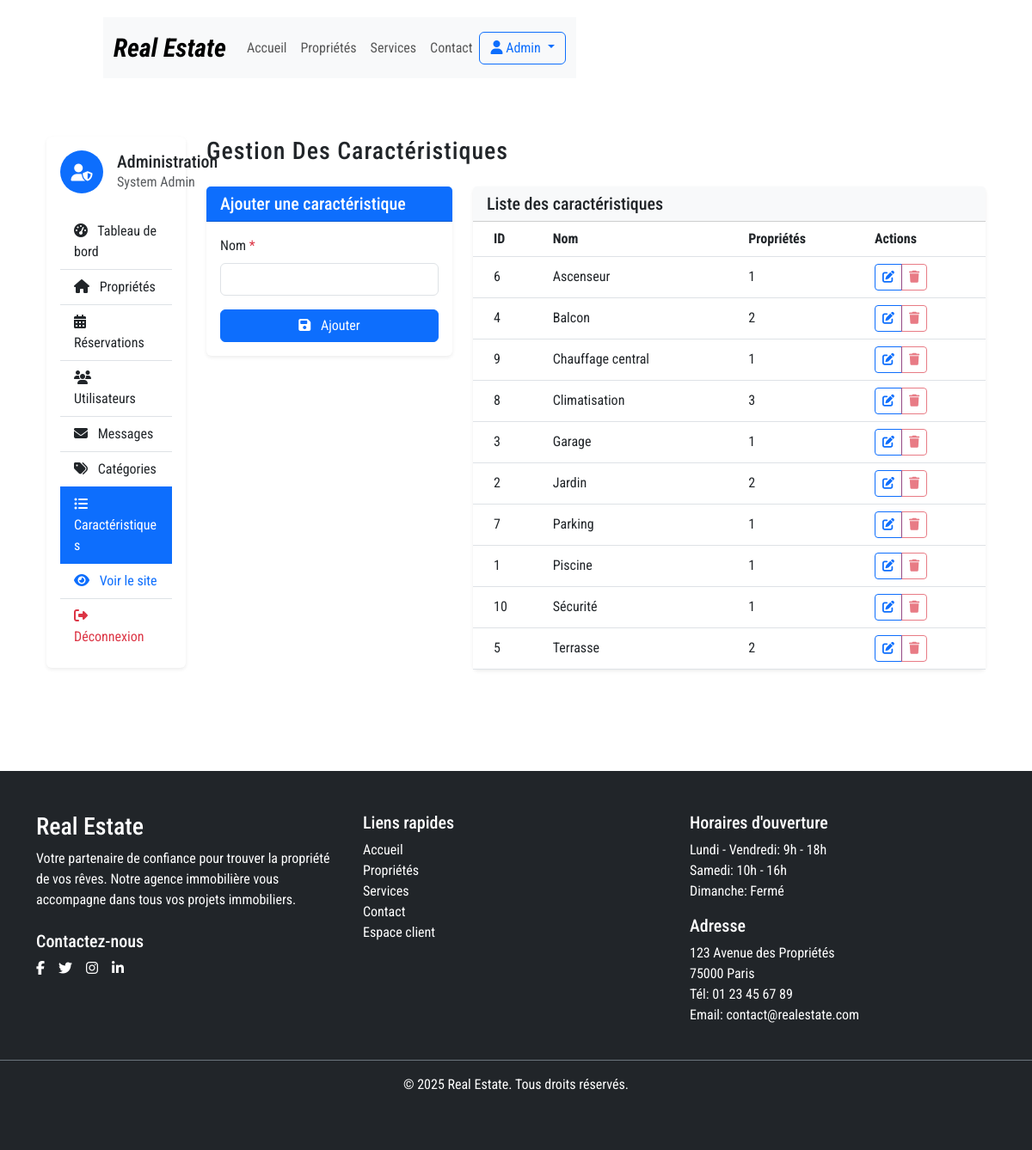
Screenshot of /admin/caracteristiques.php (signed in) with the database file from the repository.
### tables this page shows
CREATE TABLE IF NOT EXISTS caracteristiques (
    id INT AUTO_INCREMENT PRIMARY KEY,
    nom VARCHAR(100) NOT NULL
);

### includes/functions.php (called while the page is built, shortened)
<?php
function getCaracteristiques($pdo) {
    $sql = "SELECT * FROM caracteristiques ORDER BY nom";
    $stmt = $pdo->prepare($sql);
    $stmt->execute();
    return $stmt->fetchAll();
}
function countPropertiesByCaracteristique($pdo, $id_caracteristique) {
    $sql = "SELECT COUNT(*) FROM proprietes_caracteristiques WHERE id_caracteristique = :id_caracteristique";
    $stmt = $pdo->prepare($sql);
    $stmt->bindParam(':id_caracteristique', $id_caracteristique, PDO::PARAM_INT);
    $stmt->execute();
    return $stmt->fetchColumn();
}

### admin/caracteristiques.php (the view, shortened to what this page needs)
<?php
require_once '../includes/header.php';
require_once '../includes/functions.php';
$pdo = getDbConnection();
$caracteristique = [];
$mode = 'ajout';
$caracteristiques = getCaracteristiques($pdo);
?>
<div class="container-fluid py-4">
    <div class="row">
        <div class="col-lg-2 mb-4">
            <div class="card border-0 shadow-sm">
                <div class="card-body p-3">
                    <div class="d-flex align-items-center mb-4">
                        <div class="flex-shrink-0">
                            <div class="bg-primary text-white rounded-circle p-3" style="width: 50px; height: 50px; display: flex; align-items: center; justify-content: center;">
                                <i class="fas fa-user-shield fa-lg"></i>
                            </div>
                        </div>
                        <div class="flex-grow-1 ms-3">
                            <h5 class="mb-0">Administration</h5>
                            <p class="text-muted mb-0"><?php echo htmlspecialchars($_SESSION['user_prenom'] . ' ' . $_SESSION['user_nom']); ?></p>
                        </div>
                    </div>
                    <div class="list-group list-group-flush">
                        <a href="/fred/admin/dashboard.php" class="list-group-item list-group-item-action">
                            <i class="fas fa-tachometer-alt me-2"></i> Tableau de bord
                        </a>
                        <a href="/fred/admin/proprietes.php" class="list-group-item list-group-item-action">
                            <i class="fas fa-home me-2"></i> Propriétés
                        </a>
                        <a href="/fred/admin/reservations.php" class="list-group-item list-group-item-action">
                            <i class="fas fa-calendar-alt me-2"></i> Réservations
                        </a>
                        <a href="/fred/admin/utilisateurs.php" class="list-group-item list-group-item-action">
                            <i class="fas fa-users me-2"></i> Utilisateurs
                        </a>
                        <a href="/fred/admin/messages.php" class="list-group-item list-group-item-action">
                            <i class="fas fa-envelope me-2"></i> Messages
                        </a>
                        <a href="/fred/admin/categories.php" class="list-group-item list-group-item-action">
                            <i class="fas fa-tags me-2"></i> Catégories
                        </a>
                        <a href="/fred/admin/caracteristiques.php" class="list-group-item list-group-item-action active">
                            <i class="fas fa-list-ul me-2"></i> Caractéristiques
                        </a>
                        <a href="/fred/index.php" class="list-group-item list-group-item-action text-primary">
                            <i class="fas fa-eye me-2"></i> Voir le site
                        </a>
                        <a href="/fred/logout.php" class="list-group-item list-group-item-action text-danger">
                            <i class="fas fa-sign-out-alt me-2"></i> Déconnexion
                        </a>
                    </div>
                </div>
            </div>
        </div>
        <div class="col-lg-10">
            <h1 class="h3 mb-4">Gestion des caractéristiques</h1>
            <div class="row">
                <div class="col-md-4 mb-4">
                    <div class="card border-0 shadow-sm">
                        <div class="card-header bg-primary text-white">
                            <h5 class="card-title mb-0">
                                <?php echo $mode === 'ajout' ? 'Ajouter une caractéristique' : 'Modifier la caractéristique'; ?>
                            </h5>
                        </div>
                        <div class="card-body">
                            <form action="" method="post">
                                <div class="mb-3">
                                    <label for="nom" class="form-label">Nom <span class="text-danger">*</span></label>
                                    <input type="text" class="form-control" id="nom" name="nom" value="<?php echo isset($nom) ? htmlspecialchars($nom) : (isset($caracteristique['nom']) ? htmlspecialchars($caracteristique['nom']) : ''); ?>" required>
                                </div>
                                <div class="d-grid gap-2">
                                    <button type="submit" class="btn btn-primary">
                                        <i class="fas fa-save me-2"></i> <?php echo $mode === 'ajout' ? 'Ajouter' : 'Enregistrer les modifications'; ?>
                                    </button>
                                </div>
                            </form>
                        </div>
                    </div>
                </div>
                <div class="col-md-8">
                    <div class="card border-0 shadow-sm">
                        <div class="card-header bg-light">
                            <h5 class="card-title mb-0">Liste des caractéristiques</h5>
                        </div>
                        <div class="card-body p-0">
                            <div class="table-responsive">
                                <table class="table table-hover align-middle mb-0">
                                    <thead>
                                        <tr>
                                            <th scope="col" class="ps-4">ID</th>
                                            <th scope="col">Nom</th>
                                            <th scope="col">Propriétés</th>
                                            <th scope="col">Actions</th>
                                        </tr>
                                    </thead>
                                    <tbody>
                                        <?php if (empty($caracteristiques)): ?>
                                        <tr>
                                            <td colspan="4" class="text-center py-4">Aucune caractéristique trouvée.</td>
                                        </tr>
                                        <?php else: ?>
                                            <?php foreach ($caracteristiques as $carac): ?>
                                            <tr>
                                                <td class="ps-4"><?php echo $carac['id']; ?></td>
                                                <td><?php echo htmlspecialchars($carac['nom']); ?></td>
                                                <td>
                                                    <?php
                                                    $count = countPropertiesByCaracteristique($pdo, $carac['id']);
                                                    echo $count;
                                                    ?>
                                                </td>
                                                <td>
                                                    <div class="btn-group">
                                                        <a href="/fred/admin/caracteristiques.php?id=<?php echo $carac['id']; ?>" class="btn btn-sm btn-outline-primary" title="Modifier">
                                                            <i class="fas fa-edit"></i>
                                                        </a>
                                                        <button type="button" class="btn btn-sm btn-outline-danger" title="Supprimer" data-bs-toggle="modal" data-bs-target="#deleteModal<?php echo $carac['id']; ?>" <?php echo countPropertiesByCaracteristique($pdo, $carac['id']) > 0 ? 'disabled' : ''; ?>>
                                                            <i class="fas fa-trash"></i>
                                                        </button>
                                                    </div>
                                                </td>
                                            </tr>
                                            <?php endforeach; ?>
                                        <?php endif; ?>
                                    </tbody>
                                </table>
                            </div>
                        </div>
                    </div>
                </div>
            </div>
        </div>
    </div>
</div>
<?php require_once '../includes/footer.php'; ?>

### style.css (style rules this page uses)
* { margin: 0; padding: 0; box-sizing: border-box; font-family: 'Roboto Condensed', sans-serif; }
body { transition: 0.5s; }
a { text-decoration: 0; }
h1 { font-size: 60px; font-weight: bold; letter-spacing: 1px; margin: 35px 0; text-transform: capitalize; }

### rows the page displays
caracteristiques: id "6", nom "Ascenseur", count "1"
caracteristiques: id "4", nom "Balcon", count "2"
caracteristiques: id "9", nom "Chauffage central", count "1"
caracteristiques: id "8", nom "Climatisation", count "3"
caracteristiques: id "3", nom "Garage", count "1"
caracteristiques: id "2", nom "Jardin"
caracteristiques: id "7", nom "Parking", count "1"
caracteristiques: id "1", nom "Piscine"
caracteristiques: id "10", nom "Sécurité", count "1"
caracteristiques: id "5", nom "Terrasse", count "2"

### other values shown
$_SESSION['user_nom'] "Admin"
$_SESSION['user_prenom'] . ' ' . $_SESSION['user_nom'] "System Admin"
